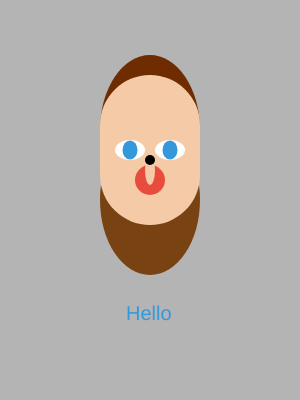
Frame 1 (no input)
Frame 60 (no input): identical to frame 1, image omitted
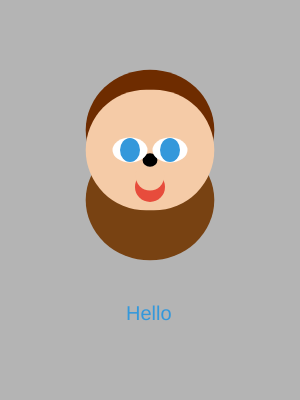
Frame 120 (the mouse pressed at the canvas centre since frame 60)

The p5.js sketch that drew these frames (run headless with seeded random() and noise() and a simulated clock; from frame 60 on, the mouse is pressed at the canvas centre):

// p5.js sketch
// ── sketch.js
// Hér kemur kóðinn þinn:
var eyeSize = 20;
var faceWidth = 100;
var faceHeight = 150;
var mouth1Y = 180;
var mouth2Y = 180;
var mouth2Width = 10;
var noseHeight = 10;
var noseWidth = 10;

function setup(){
    createCanvas(300,400);
    background(200,200,200);
    rectMode(CENTER)
    noStroke();
}

function draw(){
  background(180);

  fill(110, 44, 0);
  ellipse(150,130,faceWidth,faceHeight);

  fill(120, 66, 18);
  ellipse(150,200,faceWidth,faceHeight);

  fill(245, 203, 167);
  rect(150, 150, faceWidth, faceHeight,100);

  fill(231, 76, 60);
  ellipse(150 ,mouth1Y,30,30);

  fill(245, 203, 167);
  ellipse(150 ,mouth2Y-10,mouth2Width,30);

  fill(0);
  ellipse(150,160,noseWidth,noseHeight)

  fill(255);
  ellipse(130,150,eyeSize+10,eyeSize);
  ellipse(170,150,eyeSize+10,eyeSize)

  fill(52,152,219);
  ellipse(130,150,eyeSize-5,eyeSize-1);
  ellipse(170,150,eyeSize-5,eyeSize-1);

  textSize(20);
  text("Hello",126,320);
  //.....kóði sem staðsetur augun m.v. x, y, faceWidth og faceHeight ætti að koma hér.

}

function mousePressed(){
  //Í hvert sinn sem músinni er smellt fá breyturnar ný gildi.
  faceWidth  = random(75,  150);
  faceHeight = random(100, 200);
  eyeSize    = random(10,  30);
  mouth1Y    = random(180, 200);
  mouth2Y    = random(180, mouth1Y);
  mouth2Width= random(20,50);
  noseWidth  = random(10,30);
  noseHeight = random(10,30);
}
